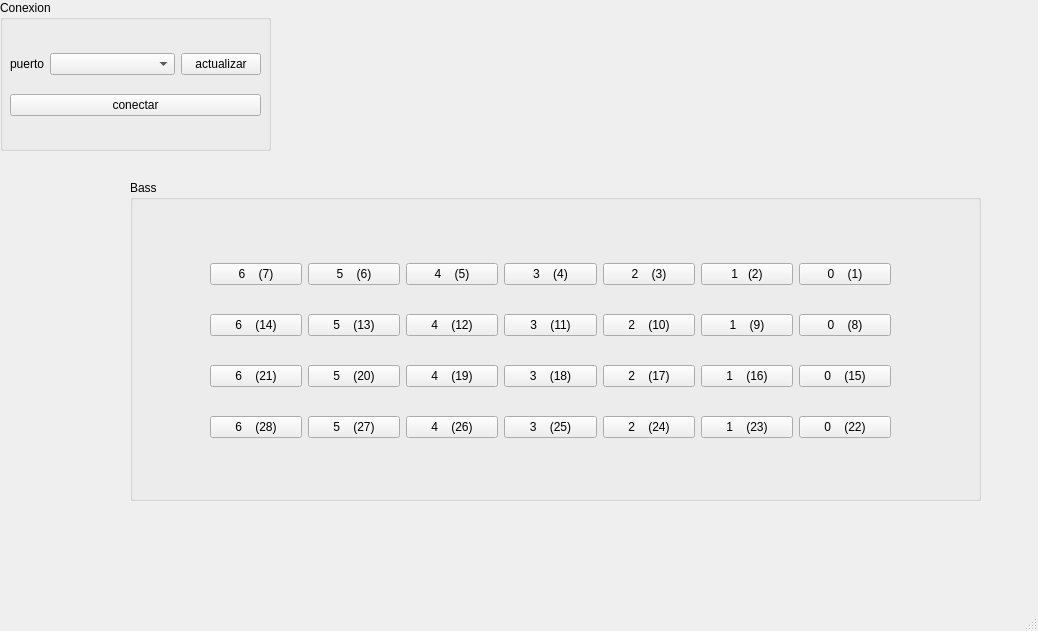
<?xml version="1.0" encoding="UTF-8"?>
<ui version="4.0">
 <class>MainWindow</class>
 <widget class="QMainWindow" name="MainWindow">
  <property name="geometry">
   <rect>
    <x>0</x>
    <y>0</y>
    <width>1038</width>
    <height>631</height>
   </rect>
  </property>
  <property name="windowTitle">
   <string>MainWindow</string>
  </property>
  <widget class="QWidget" name="centralwidget">
   <widget class="QGroupBox" name="BassContainer">
    <property name="geometry">
     <rect>
      <x>130</x>
      <y>180</y>
      <width>851</width>
      <height>321</height>
     </rect>
    </property>
    <property name="title">
     <string>Bass</string>
    </property>
    <widget class="QWidget" name="verticalLayoutWidget_2">
     <property name="geometry">
      <rect>
       <x>80</x>
       <y>60</y>
       <width>681</width>
       <height>221</height>
      </rect>
     </property>
     <layout class="QVBoxLayout" name="verticalLayout_2">
      <item>
       <layout class="QHBoxLayout" name="horizontalLayout_5">
        <item>
         <widget class="QPushButton" name="note_7">
          <property name="text">
           <string>6    (7)</string>
          </property>
         </widget>
        </item>
        <item>
         <widget class="QPushButton" name="note_6">
          <property name="text">
           <string>5    (6)</string>
          </property>
         </widget>
        </item>
        <item>
         <widget class="QPushButton" name="note_5">
          <property name="text">
           <string>4    (5)</string>
          </property>
         </widget>
        </item>
        <item>
         <widget class="QPushButton" name="note_4">
          <property name="text">
           <string>3    (4)</string>
          </property>
         </widget>
        </item>
        <item>
         <widget class="QPushButton" name="note_3">
          <property name="text">
           <string>2    (3)</string>
          </property>
         </widget>
        </item>
        <item>
         <widget class="QPushButton" name="note_2">
          <property name="text">
           <string>1   (2)</string>
          </property>
         </widget>
        </item>
        <item>
         <widget class="QPushButton" name="note_1">
          <property name="text">
           <string>0    (1)</string>
          </property>
         </widget>
        </item>
       </layout>
      </item>
      <item>
       <layout class="QHBoxLayout" name="horizontalLayout_3">
        <item>
         <widget class="QPushButton" name="note_14">
          <property name="text">
           <string>6    (14)</string>
          </property>
         </widget>
        </item>
        <item>
         <widget class="QPushButton" name="note_13">
          <property name="text">
           <string>5    (13)</string>
          </property>
         </widget>
        </item>
        <item>
         <widget class="QPushButton" name="note_12">
          <property name="text">
           <string>4    (12)</string>
          </property>
         </widget>
        </item>
        <item>
         <widget class="QPushButton" name="note_11">
          <property name="text">
           <string>3    (11)</string>
          </property>
         </widget>
        </item>
        <item>
         <widget class="QPushButton" name="note_10">
          <property name="text">
           <string>2    (10)</string>
          </property>
         </widget>
        </item>
        <item>
         <widget class="QPushButton" name="note_9">
          <property name="text">
           <string>1    (9)</string>
          </property>
         </widget>
        </item>
        <item>
         <widget class="QPushButton" name="note_8">
          <property name="text">
           <string>0    (8)</string>
          </property>
         </widget>
        </item>
       </layout>
      </item>
      <item>
       <layout class="QHBoxLayout" name="horizontalLayout_2">
        <item>
         <widget class="QPushButton" name="note_21">
          <property name="text">
           <string>6    (21)</string>
          </property>
         </widget>
        </item>
        <item>
         <widget class="QPushButton" name="note_20">
          <property name="text">
           <string>5    (20)</string>
          </property>
         </widget>
        </item>
        <item>
         <widget class="QPushButton" name="note_19">
          <property name="text">
           <string>4    (19)</string>
          </property>
         </widget>
        </item>
        <item>
         <widget class="QPushButton" name="note_18">
          <property name="text">
           <string>3    (18)</string>
          </property>
         </widget>
        </item>
        <item>
         <widget class="QPushButton" name="note_17">
          <property name="text">
           <string>2    (17)</string>
          </property>
         </widget>
        </item>
        <item>
         <widget class="QPushButton" name="note_16">
          <property name="text">
           <string>1    (16)</string>
          </property>
         </widget>
        </item>
        <item>
         <widget class="QPushButton" name="note_15">
          <property name="text">
           <string>0    (15)</string>
          </property>
         </widget>
        </item>
       </layout>
      </item>
      <item>
       <layout class="QHBoxLayout" name="horizontalLayout_4">
        <item>
         <widget class="QPushButton" name="note_28">
          <property name="text">
           <string>6    (28)</string>
          </property>
         </widget>
        </item>
        <item>
         <widget class="QPushButton" name="note_27">
          <property name="text">
           <string>5    (27)</string>
          </property>
         </widget>
        </item>
        <item>
         <widget class="QPushButton" name="note_26">
          <property name="text">
           <string>4    (26)</string>
          </property>
         </widget>
        </item>
        <item>
         <widget class="QPushButton" name="note_25">
          <property name="text">
           <string>3    (25)</string>
          </property>
         </widget>
        </item>
        <item>
         <widget class="QPushButton" name="note_24">
          <property name="text">
           <string>2    (24)</string>
          </property>
         </widget>
        </item>
        <item>
         <widget class="QPushButton" name="note_23">
          <property name="text">
           <string>1    (23)</string>
          </property>
         </widget>
        </item>
        <item>
         <widget class="QPushButton" name="note_22">
          <property name="text">
           <string>0    (22)</string>
          </property>
         </widget>
        </item>
       </layout>
      </item>
     </layout>
    </widget>
   </widget>
   <widget class="QGroupBox" name="conexionGroupBox">
    <property name="geometry">
     <rect>
      <x>0</x>
      <y>0</y>
      <width>271</width>
      <height>151</height>
     </rect>
    </property>
    <property name="sizePolicy">
     <sizepolicy hsizetype="Fixed" vsizetype="Fixed">
      <horstretch>0</horstretch>
      <verstretch>0</verstretch>
     </sizepolicy>
    </property>
    <property name="title">
     <string>Conexion</string>
    </property>
    <widget class="QWidget" name="verticalLayoutWidget">
     <property name="geometry">
      <rect>
       <x>10</x>
       <y>40</y>
       <width>251</width>
       <height>91</height>
      </rect>
     </property>
     <layout class="QVBoxLayout" name="verticalLayout">
      <item>
       <layout class="QHBoxLayout" name="horizontalLayout">
        <item>
         <widget class="QLabel" name="puertoLabel">
          <property name="sizePolicy">
           <sizepolicy hsizetype="Fixed" vsizetype="Preferred">
            <horstretch>0</horstretch>
            <verstretch>0</verstretch>
           </sizepolicy>
          </property>
          <property name="text">
           <string>puerto</string>
          </property>
         </widget>
        </item>
        <item>
         <widget class="QComboBox" name="puertosComboBox"/>
        </item>
        <item>
         <widget class="QPushButton" name="ActualizarButton">
          <property name="sizePolicy">
           <sizepolicy hsizetype="Fixed" vsizetype="Fixed">
            <horstretch>0</horstretch>
            <verstretch>0</verstretch>
           </sizepolicy>
          </property>
          <property name="text">
           <string>actualizar</string>
          </property>
         </widget>
        </item>
       </layout>
      </item>
      <item>
       <widget class="QPushButton" name="conectarButton">
        <property name="text">
         <string>conectar</string>
        </property>
       </widget>
      </item>
     </layout>
    </widget>
   </widget>
  </widget>
  <widget class="QMenuBar" name="menubar">
   <property name="geometry">
    <rect>
     <x>0</x>
     <y>0</y>
     <width>1038</width>
     <height>25</height>
    </rect>
   </property>
  </widget>
  <widget class="QStatusBar" name="statusbar"/>
 </widget>
 <resources/>
 <connections/>
</ui>
